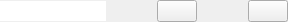
<?xml version="1.0" encoding="UTF-8"?>
<ui version="4.0">
 <class>ListObject</class>
 <widget class="QWidget" name="ListObject">
  <property name="geometry">
   <rect>
    <x>0</x>
    <y>0</y>
    <width>288</width>
    <height>174</height>
   </rect>
  </property>
  <property name="windowTitle">
   <string>ListObject</string>
  </property>
  <layout class="QHBoxLayout" name="horizontalLayout">
   <property name="spacing">
    <number>0</number>
   </property>
   <property name="sizeConstraint">
    <enum>QLayout::SetMaximumSize</enum>
   </property>
   <property name="leftMargin">
    <number>0</number>
   </property>
   <property name="topMargin">
    <number>0</number>
   </property>
   <property name="rightMargin">
    <number>0</number>
   </property>
   <property name="bottomMargin">
    <number>0</number>
   </property>
   <item alignment="Qt::AlignLeft">
    <widget class="QLineEdit" name="lineEdit">
     <property name="frame">
      <bool>false</bool>
     </property>
     <property name="clearButtonEnabled">
      <bool>false</bool>
     </property>
    </widget>
   </item>
   <item alignment="Qt::AlignRight">
    <widget class="QPushButton" name="editButton">
     <property name="text">
      <string/>
     </property>
    </widget>
   </item>
   <item alignment="Qt::AlignRight">
    <widget class="QPushButton" name="deleteBtton">
     <property name="text">
      <string/>
     </property>
    </widget>
   </item>
  </layout>
 </widget>
 <resources/>
 <connections/>
</ui>
